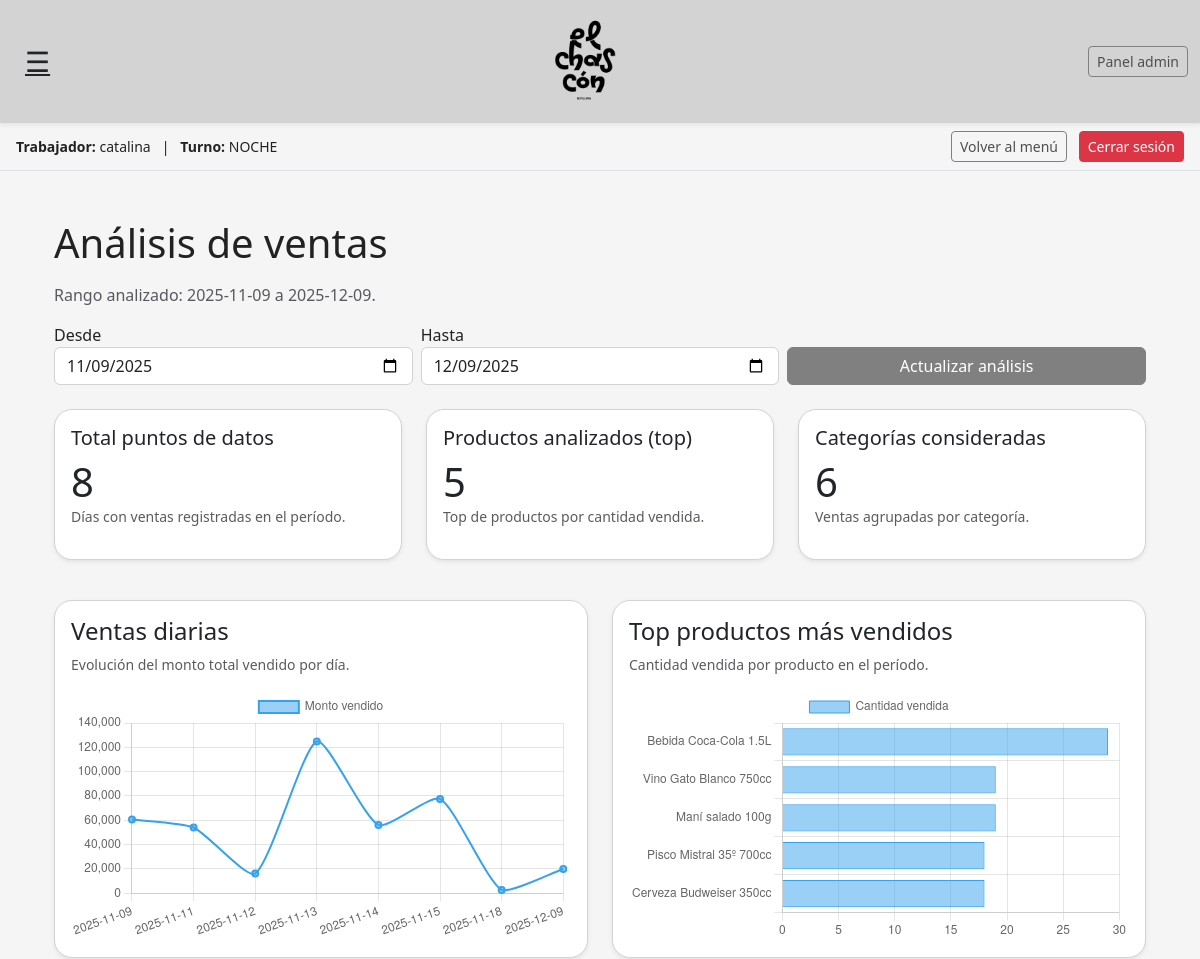
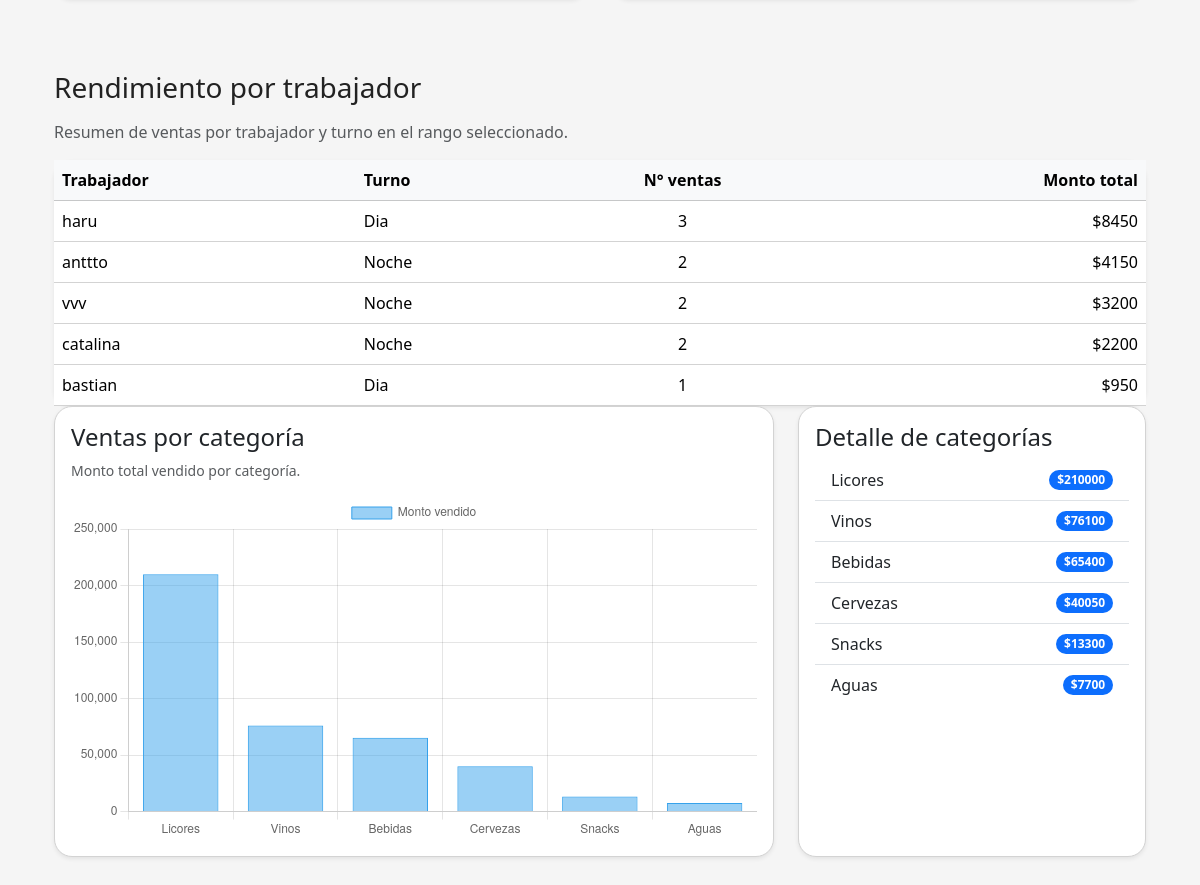
/analisis/ (signed in), run on the app's committed database (2 pictures, top to bottom).
### ventas/models.py (models this page shows, shortened)
class Trabajador(models.Model):
    TURNO_CHOICES = [
        ('DIA', 'Día (11:00 - 19:00)'),
        ('NOCHE', 'Noche (19:00 - 01:00)'),
    ]
    nombre = models.CharField(max_length=100)
    turno_base = models.CharField(
        max_length=10,
        choices=TURNO_CHOICES,
        help_text="Turno que normalmente trabaja (día o noche)."
    )
    activo = models.BooleanField(default=True)

class Turno(models.Model):
    trabajador = models.ForeignKey(
        Trabajador,
        on_delete=models.CASCADE,
        related_name='turnos'
    )
    fecha = models.DateField(auto_now_add=True)
    hora_inicio = models.DateTimeField(null=True, blank=True)
    hora_fin = models.DateTimeField(null=True, blank=True)
    turno_tipo = models.CharField(max_length=10)
    activo = models.BooleanField(default=True)

### inventario/models.py (models this page shows, shortened)
class Categoria(models.Model):
    nombre = models.CharField(max_length=100, unique=True)
    class Meta:
        ordering = ["nombre"]

### analisis/views.py (the view)
    def wrapper(request, *args, **kwargs):
        if not request.user.is_superuser:
            return HttpResponseForbidden("No tienes permiso para ver esta sección.")
        return view_func(request, *args, **kwargs)

### analisis/views.py (called while the page is built)
def duenio_required(view_func):
    def wrapper(request, *args, **kwargs):
        if not request.user.is_superuser:
            return HttpResponseForbidden("No tienes permiso para ver esta sección.")
        return view_func(request, *args, **kwargs)
    return wrapper

### botilleria_chascon/context_processors.py (called while the page is built)
def trabajador_context(request):
    trabajador = None
    turno = None
    trabajador_id = request.session.get("trabajador_id")
    turno_id = request.session.get("turno_id")
    if trabajador_id:
        try:
            trabajador = Trabajador.objects.get(id=trabajador_id)
        except Trabajador.DoesNotExist:
            trabajador = None
    if turno_id:
        try:
            turno = Turno.objects.get(id=turno_id)
        except Turno.DoesNotExist:
            turno = None
    return {
        "trabajador_sesion": trabajador,
        "turno_sesion": turno,
    }

### templates/analisis/index.html (shortened to what this page needs)
{% extends "base.html" %}
{% load static %}
{% block content %}
<div class="container my-4">
  <h1 class="mb-3">Análisis de ventas</h1>
  <p class="text-muted">
    Rango analizado: {{ desde }} a {{ hasta }}.
  </p>
  <form method="get" class="row g-2 mb-4">
    <div class="col-sm-4">
      <label for="desde" class="form-label mb-0">Desde</label>
      <input type="date" id="desde" name="desde" class="form-control" value="{{ desde }}">
    </div>
    <div class="col-sm-4">
      <label for="hasta" class="form-label mb-0">Hasta</label>
      <input type="date" id="hasta" name="hasta" class="form-control" value="{{ hasta }}">
    </div>
    <div class="col-sm-4 d-flex align-items-end">
      <button type="submit" class="btn btn-primary w-100">Actualizar análisis</button>
    </div>
  </form>
  <div class="row mb-4">
    <div class="col-md-4 mb-3">
      <div class="card shadow-sm h-100">
        <div class="card-body">
          <h5 class="card-title">Total puntos de datos</h5>
          <p class="display-6 mb-0">{{ vd_labels|length }}</p>
          <p class="text-muted small">Días con ventas registradas en el período.</p>
        </div>
      </div>
    </div>
    <div class="col-md-4 mb-3">
      <div class="card shadow-sm h-100">
        <div class="card-body">
          <h5 class="card-title">Productos analizados (top)</h5>
          <p class="display-6 mb-0">{{ top_labels|length }}</p>
          <p class="text-muted small">Top de productos por cantidad vendida.</p>
        </div>
      </div>
    </div>
    <div class="col-md-4 mb-3">
      <div class="card shadow-sm h-100">
        <div class="card-body">
          <h5 class="card-title">Categorías consideradas</h5>
          <p class="display-6 mb-0">{{ cat_labels|length }}</p>
          <p class="text-muted small">Ventas agrupadas por categoría.</p>
        </div>
      </div>
    </div>
  </div>
  <div class="row mb-4">
    <div class="col-lg-6 mb-4">
      <div class="card shadow-sm h-100">
        <div class="card-body">
          <h4 class="card-title">Ventas diarias</h4>
          <p class="text-muted small">Evolución del monto total vendido por día.</p>
          <canvas id="ventasDiariasChart"></canvas>
        </div>
      </div>
    </div>
    <div class="col-lg-6 mb-4">
      <div class="card shadow-sm h-100">
        <div class="card-body">
          <h4 class="card-title">Top productos más vendidos</h4>
          <p class="text-muted small">Cantidad vendida por producto en el período.</p>
          <canvas id="topProductosChart"></canvas>
        </div>
      </div>
    </div>
  </div>
  <section class="mt-5">
  <h3 class="mb-3">Rendimiento por trabajador</h3>
  <p class="text-muted">
    Resumen de ventas por trabajador y turno en el rango seleccionado.
  </p>
  {% if stats_trabajadores %}
    <div class="card shadow-sm border-0">
      <div class="card-body p-0">
        <div class="table-responsive">
          <table class="table mb-0 align-middle">
            <thead class="table-light">
              <tr>
                <th>Trabajador</th>
                <th>Turno</th>
                <th class="text-center">N° ventas</th>
                <th class="text-end">Monto total</th>
              </tr>
            </thead>
            <tbody>
              {% for fila in stats_trabajadores %}
                <tr>
                  <td>{{ fila.trabajador__nombre }}</td>
                  <td>
                    {% if fila.turno__turno_tipo %}
                      {{ fila.turno__turno_tipo|title }}
                    {% else %}
                      <span class="text-muted">Sin turno</span>
                    {% endif %}
                  </td>
                  <td class="text-center">{{ fila.total_ventas }}</td>
                  <td class="text-end">
                    ${{ fila.monto_total|floatformat:0 }}
                  </td>
                </tr>
              {% endfor %}
            </tbody>
          </table>
        </div>
      </div>
    </div>
  {% else %}
    <p class="text-muted">
      No hay ventas asociadas a trabajadores en el periodo seleccionado.
    </p>
  {% endif %}
</section>
  <div class="row mb-5">
    <div class="col-lg-8 mb-4">
      <div class="card shadow-sm h-100">
        <div class="card-body">
          <h4 class="card-title">Ventas por categoría</h4>
          <p class="text-muted small">Monto total vendido por categoría.</p>
          <canvas id="categoriasChart"></canvas>
        </div>
      </div>
    </div>
    <div class="col-lg-4 mb-4">
      <div class="card shadow-sm h-100">
        <div class="card-body">
          <h4 class="card-title">Detalle de categorías</h4>
          <ul class="list-group list-group-flush">
            {% if categorias_tabla %}
              {% for c in categorias_tabla %}
                <li class="list-group-item d-flex justify-content-between align-items-center">
                  {{ c.cat|default:"Sin categoría" }}
                  <span class="badge bg-primary rounded-pill">
                    ${{ c.monto|floatformat:0 }}
                  </span>
                </li>
              {% endfor %}
            {% else %}
              <li class="list-group-item text-muted">
                No hay ventas registradas en este período.
              </li>
            {% endif %}
          </ul>
        </div>
      </div>
    </div>
  </div>
</div>
<script>
  // Datos desde Django (listas de Python → listas JS)
  const vdLabels = {{ vd_labels|safe|default:"[]" }};
  const vdData   = {{ vd_data|safe|default:"[]" }};
  const topLabels = {{ top_labels|safe|default:"[]" }};
  const topData   = {{ top_data|safe|default:"[]" }};
  const catLabels = {{ cat_labels|safe|default:"[]" }};
  const catData   = {{ cat_data|safe|default:"[]" }};
  // Ventas diarias
  const ctxVentas = document.getElementById('ventasDiariasChart').getContext('2d');
  new Chart(ctxVentas, {
    type: 'line',
    data: {
      labels: vdLabels,
      datasets: [{
        label: 'Monto vendido',
        data: vdData,
        fill: false,
        borderWidth: 2,
        tension: 0.2
      }]
    },
    options: {
      scales: {
        y: { beginAtZero: true }
      }
    }
  });
  // Top productos
  const ctxTop = document.getElementById('topProductosChart').getContext('2d');
  new Chart(ctxTop, {
    type: 'bar',
    data: {
      labels: topLabels,
      datasets: [{
        label: 'Cantidad vendida',
        data: topData,
        borderWidth: 1
      }]
    },
    options: {
      indexAxis: 'y',
      scales: {
        x: { beginAtZero: true }
      }
    }
  });
  // Categorías
  const ctxCat = document.getElementById('categoriasChart').getContext('2d');
  new Chart(ctxCat, {
    type: 'bar',
    data: {
      labels: catLabels,
      datasets: [{
        label: 'Monto vendido',
        data: catData,
        borderWidth: 1
      }]
    },
    options: {
      scales: {
        y: { beginAtZero: true }
      }
    }
  });
</script>
{% endblock %}

### templates/base.html (shortened to what this page needs)
{% load static %}
<!doctype html>
<html lang="es">
<head>
  <link href="https://cdn.jsdelivr.net/npm/bootstrap@5.3.3/dist/css/bootstrap.min.css" rel="stylesheet">
  <link rel="stylesheet" href="{% static 'css/app.css' %}">
</head>
<body>
  {% if not hide_menu %}
    <nav class="navbar navbar-expand-lg navbar-light py-3 shadow-sm">
      <div class="container-fluid">
        <button class="btn btn-link text-dark fs-3 me-3"
                type="button"
                data-bs-toggle="offcanvas"
                data-bs-target="#mainMenu"
                aria-controls="mainMenu"
                title="Menú">
          &#9776;
        </button>
        <a href="{% url 'landing' %}" class="mx-auto d-flex align-items-center text-decoration-none">
          <img src="{% static 'img/logo_chascon.png' %}"
               alt="Botillería El Chascón Logo"
               style="height:90px; width:auto; object-fit:contain;" />
        </a>
        <div class="d-none d-md-flex align-items-center">
          {% if request.user.is_superuser %}
            <a href="/admin/" class="btn btn-outline-dark btn-sm">
              Panel admin
            </a>
          {% endif %}
        </div>
      </div>
    </nav>
      {% if trabajador_sesion %}
        <div class="border-bottom py-2 px-3 bg-light small d-flex justify-content-between align-items-center">
          <div>
            <strong>Trabajador:</strong> {{ trabajador_sesion.nombre }}
            {% if turno_sesion %}
              &nbsp; | &nbsp;
              <strong>Turno:</strong> {{ turno_sesion.turno_tipo }}
            {% endif %}
          </div>
          <div>
            <a href="{% url 'menu_trabajador' %}" class="btn btn-sm btn-outline-dark me-2">
              Volver al menú
            </a>
            <a href="{% url 'cerrar_turno' %}" class="btn btn-sm btn-danger">
              Cerrar sesión
            </a>
          </div>
        </div>
      {% endif %}
  {% endif %}
  <main class="container py-4">
    {% block content %}{% endblock %}
  </main>
</body>
</html>

### static/css/app.css (style rules this page uses)
:root { --bg-main: #F5F5F5; --bg-secondary: #D3D3D3; --bg-card: #FFFFFF; --border-soft: #D3D3D3; --text-main: #222222; --text-muted: #555555; --accent: #808080; --accent-dark: #4f4f4f; --shadow-soft: 0 6px 16px rgba(0, 0, 0, 0.08); --shadow-hover: 0 10px 24px rgba(0, 0, 0, 0.12); }
html, body { background-color: var(--bg-main); color: var(--text-main); }
body { font-family: system-ui, -apple-system, BlinkMacSystemFont, "Segoe UI", sans-serif; }
main.container { background-color: var(--bg-main); }
.navbar { background-color: var(--bg-secondary) !important; border-bottom: 1px solid var(--border-soft); }
.navbar .btn-link { color: var(--text-main); }
.btn-outline-dark { border-color: var(--accent); color: var(--accent-dark); }
.card { background-color: var(--bg-card); border-radius: 18px; border: 1px solid var(--border-soft); box-shadow: var(--shadow-soft); }
.bg-light { background-color: var(--bg-main) !important; }
.table { background-color: var(--bg-card); border-color: var(--border-soft); }
.form-control, .form-select { background-color: #ffffff; border-color: var(--border-soft); color: var(--text-main); }
.btn-primary { background-color: var(--accent); border-color: var(--accent); }

### data on the page
Trabajador: nombre "catalina", trabajador__nombre "catalina", turno__turno_tipo "Noche", total_ventas "2", monto_total "2200"
Turno: turno_tipo "NOCHE"
Categoria: cat "Licores", monto "210000"
Categoria: cat "Vinos", monto "76100"
Categoria: cat "Bebidas", monto "65400"
Categoria: cat "Cervezas", monto "40050"
Categoria: cat "Snacks", monto "13300"
Categoria: cat "Aguas", monto "7700"

### other printed values
{{ desde }} "2025-11-09"
{{ hasta }} "2025-12-09"
{{ vd_labels|length }} "8"
{{ top_labels|length }} "5"
{{ cat_labels|length }} "6"
{{ fila.trabajador__nombre }} "haru" "anttto" "vvv" "bastian"
{{ fila.turno__turno_tipo|title }} "Dia" "Noche" "Noche" "Dia"
{{ fila.total_ventas }} "3" "2" "2" "1"
{{ fila.monto_total|floatformat:0 }} "8450" "4150" "3200" "950"
chart data {{ vd_labels|safe|default:"[]" }} ['2025-11-09', '2025-11-11', '2025-11-12', '2025-11-13', '2025-11-14', '2025-11-15', '2025-11-18', '2025-12-09']
chart data {{ vd_data|safe|default:"[]" }} [60700.0, 54100.0, 16300.0, 124800.0, 56200.0, 77600.0, 2800.0, 20050.0]
chart data {{ top_labels|safe|default:"[]" }} ['Bebida Coca-Cola 1.5L', 'Vino Gato Blanco 750cc', 'Maní salado 100g', 'Pisco Mistral 35º 700cc', 'Cerveza Budweiser 350cc']
chart data {{ top_data|safe|default:"[]" }} [29, 19, 19, 18, 18]
